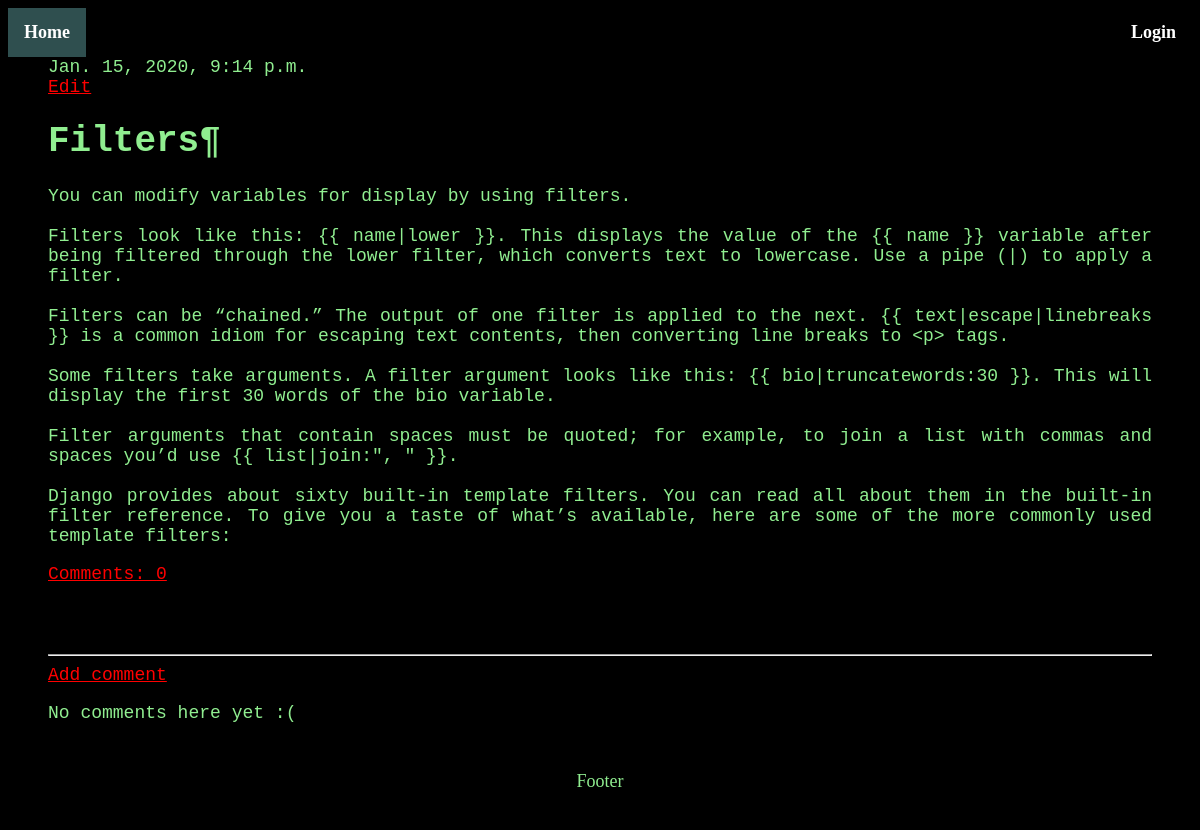
The app's page /post/1/ with its own data.
### blog/models.py (models this page shows, shortened)
class Post(models.Model):
    author = models.ForeignKey('auth.User', on_delete=models.CASCADE)
    title = models.CharField(max_length=200)
    text = models.TextField()
    created_date = models.DateTimeField(
            default=timezone.now)
    published_date = models.DateTimeField(
            blank=True, null=True)

### blog/views.py (the view)
# urls.py: url(r'^post/(?P<pk>\d+)/$', views.post_detail, name='post_detail'),
def post_detail(request, pk):
    post = get_object_or_404(Post, pk=pk)
    return render(request, 'blog/post_detail.html', {'post': post})

### blog/templates/blog/post_detail.html
{% extends 'blog/base.html' %}
{% block content %}
    <div class="post">
        {% if post.published_date %}
            <div class="date">
                {{ post.published_date }}
            </div>
        {% else %}
            <a class="btn btn-default" href="{% url 'post_publish' pk=post.pk %}">Publish</a>
            <a class="btn btn-default" href="{% url 'post_remove' pk=post.pk %}">-</a>
        {% endif %}
        <a class="btn btn-default" href="{% url 'post_edit' pk=post.pk %}">Edit</a>
        <h1>{{ post.title }}</h1>
        <p>{{ post.text|linebreaksbr }}</p>
        <a href="{% url 'post_detail' pk=post.pk %}">Comments: {{ post.comments.count }}</a>
    </div>
    <hr>
    <a class="btn btn-default" href="{% url 'add_comment_to_post' pk=post.pk %}">Add comment</a>
    {% for comment in post.comments.all %}
        {% if user.is_authenticated or comment.approved_comment %}
        <div class="comment">
            <div class="date">
                {{ comment.created_date }}
                {% if not comment.approved_comment %}
                    <a class="btn btn-default" href="{% url 'comment_remove' pk=comment.pk %}"><span class="glyphicon glyphicon-remove"></span></a>
                    <a class="btn btn-default" href="{% url 'comment_approve' pk=comment.pk %}"><span class="glyphicon glyphicon-ok"></span></a>
                {% endif %}
            </div>
            <strong>{{ comment.author }}</strong>
            <p>{{ comment.text|linebreaks }}</p>
        </div>
        {% endif %}
    {% empty %}
        <p>No comments here yet :(</p>
    {% endfor %}
{% endblock %}

### blog/templates/blog/base.html (shortened to what this page needs)
<!DOCTYPE html>
<html lang="en">
{% load pwa %}
{% load static %}
<head>
        <link rel="stylesheet" href="{% static 'css/blog.css' %}">
    </head>
    <body>
        <ul class="topnav">
            <li><a class="active" href="/">Home</a></li>
            {% if user.is_authenticated %}
                <li><a href="{% url 'post_new' %}" >Add</a></li>
                <li><a href="{% url 'post_draft_list' %}" > Publish</a></li>
                <li><a href="#about">About</a></li>
                <li class="right"><a href="{% url 'logout' %}" >Logout {{ user.username }} </a> </li>
            {% else %}
                <li class="right"><a href="{% url 'login' %}" >Login</a></li>
            {% endif %}
        </ul>
        <div class="content container">
            <div class="row">
                <div class="col-md-8">
                {% block content %}
                {% endblock %}
                </div>
            </div>
        </div>
        <div class="footer">
        <p>Footer</p>
        </div>
    </body>
</html>

### blog/static/css/blog.css (style rules this page uses)
body { background-color: black; color: lightgreen; font-size: 18px; }
.content { margin-left: 40px; margin-right: 40px; font-family: "Courier New", Courier, monospace, cursive; font-weight: 500; color: lightgreen; text-align: justify; }
h1, h2, h3, h4 { font-family: "Courier New", Courier, monospace, cursive; }
.date { color: lightgreen; font-size: 18px; }
.post { margin-bottom: 70px; }
ul.topnav { list-style-type: none; margin: 0; padding: 0; overflow: hidden; background-color: black; }
ul.topnav li { float: left; }
ul.topnav li a { display: block; color: white; text-align: center; padding: 14px 16px; text-decoration: none; font-weight: 600; }
ul.topnav li a.active { background-color: darkslategray; }
ul.topnav li.right { float: right; }
a { background-color: black; color: red; font-size: 18px; }
.footer { background-color: black; padding: 12px; text-align: center; }

### records on screen
Post: published_date "Jan. 15, 2020, 9:14 p.m.", title "Filters¶", text "You can modify variables for display by using filters. Filters look like this: {{ name|lower }}. This displays the value of the {{ name }} variable after being filtered through the lower filter, which converts text to lowercase. Use a pipe (|) to apply a filter. Filters can be “chained.” The output of one filter is applied to the next. {{ text|escape|linebreaks }} is a common idiom for escaping text contents, then converting line breaks to <p> tags. Some filters take arguments. A filter argument looks like this: {{ bio|truncatewords:30 }}. This will display the first 30 words of the bio variable. Filter arguments that contain spaces must be quoted; for example, to join a list with commas…", comments.count "0"
